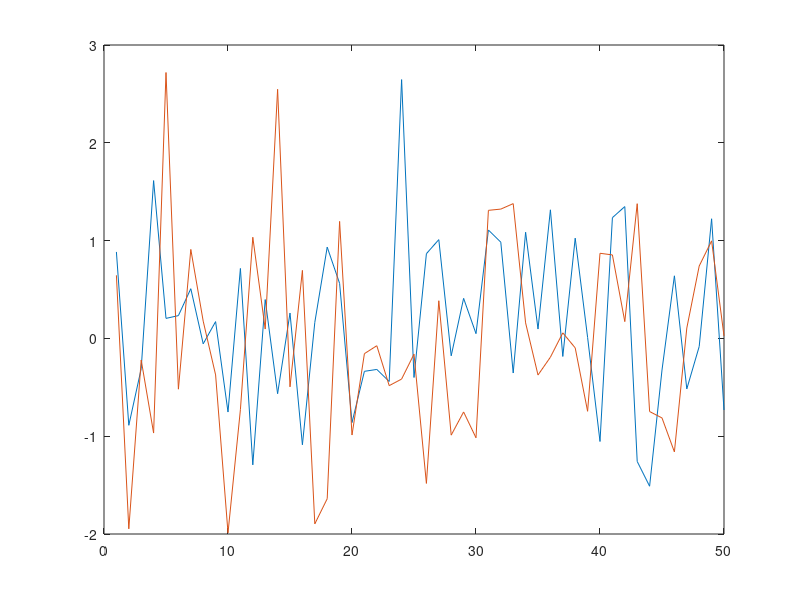

This figure's MATLAB source: (Note: this script raises an error after producing the figure.)
clc
clear all
%% 产生正态分布（0，1）的2000个白序列
%rng(1);
N=2000;
Y2=randn(1,N);
X=rand(1,N*12+12);
Y=zeros(1,N);

for j=1:N
    for k=1:12
        Y(j)=Y(j)+X(1,12*j+k)-0.5;
    end
end
x=1:50;
%% %%%%%  1.打印五十个数  %%%%%%%%%%
simple_y=Y(1,1:50)
simple_y2=Y2(1,1:50)
plot(x,simple_y)
hold on
plot(x,simple_y2)
%% %%%%%%%%  2.分布检验，分成十个分区，e<=10  %%%%%%%%%%%%%%%%
block_num=zeros(1,8);
block_num2=zeros(1,8);
for i=1:1:8
    for j=1:2000
        if i==1
            if Y(1,j)<=-3
                block_num(i)=block_num(i)+1;
            end
        elseif i==8
            if Y(1,j)>3
                block_num(i)=block_num(i)+1;
            end
        elseif (Y(1,j)<=(-4+i))&&(Y(1,j)>(-5+i))
           block_num(i)=block_num(i)+1;
        end
    end
end
for i=1:1:8
    for j=1:N
        if i==1
            if Y2(1,j)<=-3
                block_num2(i)=block_num2(i)+1;
            end
        elseif i==8
            if Y2(1,j)>3
                block_num2(i)=block_num2(i)+1;
            end
        elseif (Y2(1,j)<=(-4+i))&&(Y2(1,j)>(-5+i))
           block_num2(i)=block_num2(i)+1;
        end
    end
end
xx=1:8
bar(xx,[block_num;block_num2])
%% %%%%%%  3.均值检验  %%%%%%%%%%%%%%%%%%%
EY2=0
sum_y2=0;
sum_dy2=0;
for i=1:N
sum_y2=sum_y2+Y2(1,i);
sum_dy2=Y2(1,i)*Y2(1,i)-EY2*EY2+sum_dy2;
end
EY2_hat=sum_y2/N
%% %%%%%%  4.方差检验  %%%%%%%%%
DY2=1/12
DY2_hat=sum_dy2/N
%% %%%%%%  5.计算相关函数  %%%%%%%%%
By2=zeros(1,21);
By2(1,11)=1;
By2_hat=zeros(1,21);
a=1;
for i=-10:1:10
    
    for j=1:1:(N-abs(i))
        if a==1
        By2_hat(1,a)=By2_hat(1,a)+(Y2(1,j+abs(i))-EY2_hat)*(Y2(j)-EY2_hat)/N;
        else
        By2_hat(1,a)=By2_hat(1,a)+(Y2(1,j+abs(i))-EY2_hat)*(Y2(j)-EY2_hat)/N;
        end
    end
    a=a+1;
end
f3=figure;
figure(f3);
plot(1:21,By2_hat)
hold on 
plot(1:21,By2)
%% END










